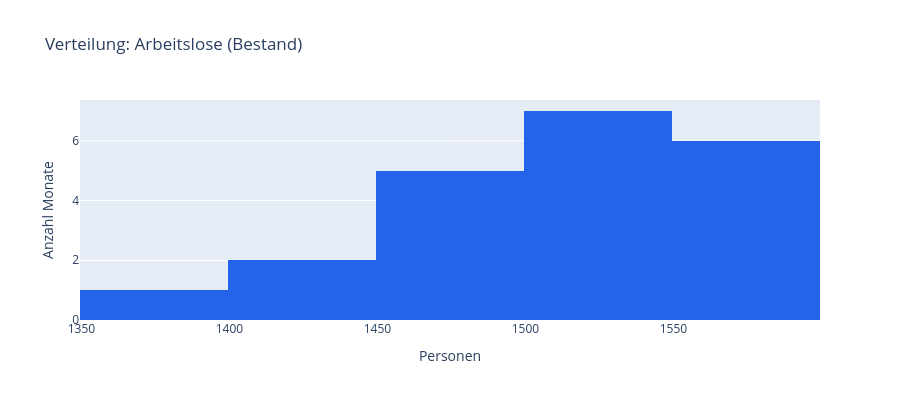

Notebook code cell kept with this figure:
### Markdown cell above
## 3. Verteilungen

Histogramm und Boxplot zeigen die Verteilung des Arbeitslosenbestands über die 21 Berichtsmonate — inkl. Median, Quartilen und möglicher Ausreißer.

### Code cell
fig = go.Figure()
fig.add_trace(go.Histogram(x=kennzahlen["Arbeitslose (Bestand)"], nbinsx=8, marker_color="#2563eb"))
fig.update_layout(
    title="Verteilung: Arbeitslose (Bestand)",
    xaxis_title="Personen", yaxis_title="Anzahl Monate", height=400,
)
fig

### Figure 1 — Plotly figure (JSON) as saved in the notebook; plotly's stock layout.template omitted (floating-point values rounded to 4 significant figures)
{"data": [{"marker": {"color": "#2563eb"}, "nbinsx": 8, "type": "histogram", "x": [1470.0, 1382.0, 1414.0, 1457.0, 1438.0, 1509.0, 1475.0, 1587.0, 1585.0, 1519.0, 1517.0, 1466.0, 1551.0, 1542.0, 1543.0, 1565.0, 1552.0, 1500.0, 1497.0, 1564.0, 1523.0]}], "layout": {"height": 400, "title": {"text": "Verteilung: Arbeitslose (Bestand)"}, "xaxis": {"title": {"text": "Personen"}}, "yaxis": {"title": {"text": "Anzahl Monate"}}}}
